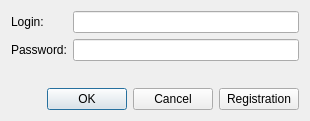
<?xml version="1.0" encoding="UTF-8"?>
<ui version="4.0">
 <class>LoginForm</class>
 <widget class="QWidget" name="LoginForm">
  <property name="geometry">
   <rect>
    <x>0</x>
    <y>0</y>
    <width>310</width>
    <height>121</height>
   </rect>
  </property>
  <property name="windowTitle">
   <string>Form</string>
  </property>
  <layout class="QVBoxLayout" name="verticalLayout">
   <item>
    <layout class="QFormLayout" name="formLayout">
     <item row="0" column="0">
      <widget class="QLabel" name="label">
       <property name="text">
        <string>Login:</string>
       </property>
      </widget>
     </item>
     <item row="1" column="0">
      <widget class="QLabel" name="label_2">
       <property name="text">
        <string>Password:</string>
       </property>
      </widget>
     </item>
     <item row="0" column="1">
      <widget class="QLineEdit" name="LoginEdit"/>
     </item>
     <item row="1" column="1">
      <widget class="QLineEdit" name="PasswordEdit">
       <property name="echoMode">
        <enum>QLineEdit::EchoMode::Password</enum>
       </property>
      </widget>
     </item>
    </layout>
   </item>
   <item>
    <layout class="QHBoxLayout" name="horizontalLayout">
     <item>
      <widget class="QDialogButtonBox" name="buttonBox">
       <property name="standardButtons">
        <set>QDialogButtonBox::StandardButton::Cancel|QDialogButtonBox::StandardButton::Ok</set>
       </property>
      </widget>
     </item>
     <item>
      <widget class="QPushButton" name="RegistrationButton">
       <property name="text">
        <string>Registration</string>
       </property>
      </widget>
     </item>
    </layout>
   </item>
  </layout>
 </widget>
 <resources/>
 <connections/>
</ui>
